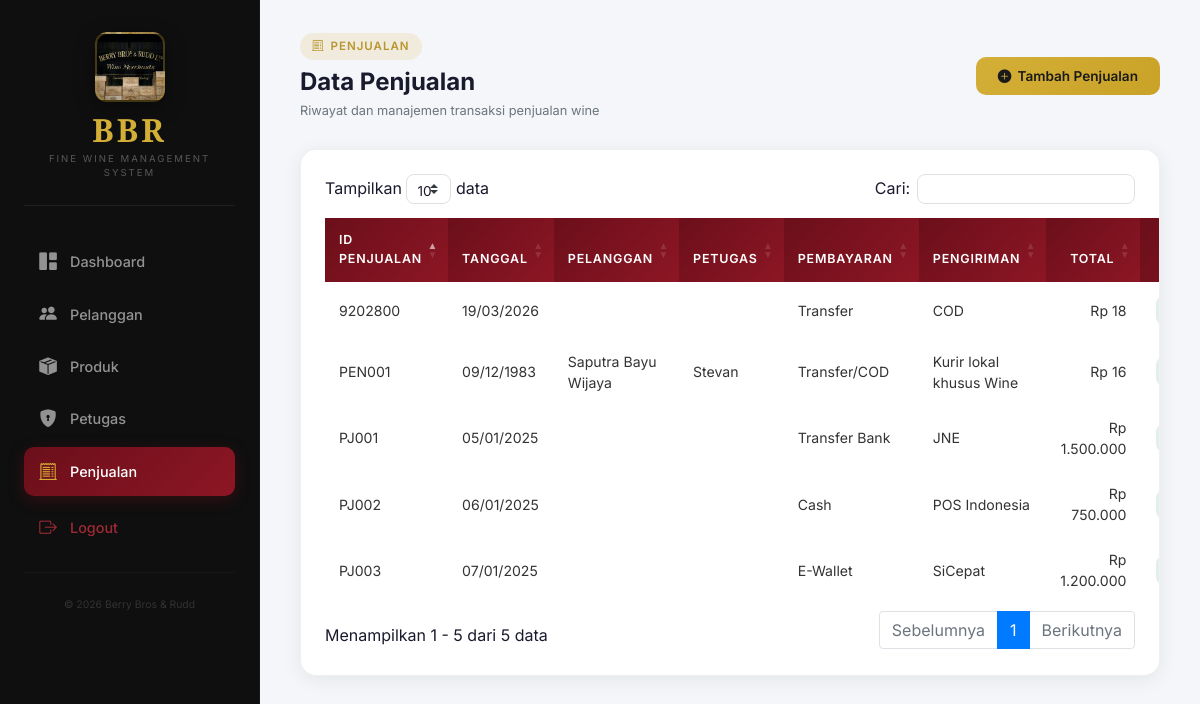
/penjualan/penjualan-lihat.php, run on the app's committed database.
### tables this page shows
CREATE TABLE `penjualan` (
  `Id_Penjualan` char(10) NOT NULL,
  `Id_Pelanggan` char(10) DEFAULT NULL,
  `Id_Petugas` char(10) DEFAULT NULL,
  `Metode_Pembayaran` varchar(30) DEFAULT NULL,
  `Metode_Pengiriman` varchar(30) DEFAULT NULL,
  `Total_Jumlah` decimal(10,2) DEFAULT NULL,
  `Tanggal_Pengiriman` date DEFAULT NULL
);

CREATE TABLE `pelanggan` (
  `Id_Pelanggan` char(11) NOT NULL,
  `No_Akun` varchar(50) DEFAULT NULL,
  `Nama_Pelanggan` varchar(255) NOT NULL,
  `Pengiriman_Alamat` text DEFAULT NULL,
  `ALAMAT` text DEFAULT NULL
);

CREATE TABLE `petugas` (
  `Id_Petugas` char(10) NOT NULL,
  `Nama` varchar(255) NOT NULL,
  `username` varchar(50) DEFAULT NULL,
  `password` varchar(40) DEFAULT NULL
);

### penjualan/penjualan-lihat.php (the view, shortened to what this page needs)
<!doctype html>
<html lang="id">
<head>
  <link rel="stylesheet" href="https://stackpath.bootstrapcdn.com/bootstrap/4.5.2/css/bootstrap.min.css">
  <link href="https://cdn.jsdelivr.net/npm/bootstrap-icons@1.10.5/font/bootstrap-icons.css" rel="stylesheet">
  <link rel="stylesheet" href="https://cdn.datatables.net/1.11.3/css/dataTables.bootstrap4.min.css">
  <link rel="stylesheet" href="../css/shared.css">
</head>
<body>
<div class="">
  <nav id="sidebar">
    <div class="sidebar-inner">
      <div class="sidebar-logo-wrap">
        <div class="sidebar-wine-img" style="background-image: url(../images/wine.jpg);"></div>
        <a href="../home.php" class="sidebar-brand">BBR</a>
        <div class="sidebar-tagline">Fine Wine Management System</div>
      </div>
      <ul class="sidebar-nav">
        <li><a href="../home.php" class="menu-link"><i class="bi bi-grid-1x2-fill"></i><span>Dashboard</span></a></li>
        <li><a href="../pelanggan/pelanggan-lihat.php" class="menu-link"><i class="bi bi-people-fill"></i><span>Pelanggan</span></a></li>
        <li><a href="../produk/produk-lihat.php" class="menu-link"><i class="bi bi-box-seam-fill"></i><span>Produk</span></a></li>
        <li><a href="../petugas/petugas-lihat.php" class="menu-link"><i class="bi bi-shield-lock-fill"></i><span>Petugas</span></a></li>
        <li class="active"><a href="#" class="menu-link"><i class="bi bi-receipt-cutoff"></i><span>Penjualan</span></a></li>
        <li><a href="../logout.php" class="menu-link logout"><i class="bi bi-box-arrow-right"></i><span>Logout</span></a></li>
      </ul>
      <div class="sidebar-footer">&copy; <?php echo date('Y'); ?> Berry Bros &amp; Rudd</div>
    </div>
  </nav>
  <div id="content">
    <div class="page-header">
      <div class="page-header-left">
        <div class="section-badge"><i class="bi bi-receipt-cutoff"></i> Penjualan</div>
        <h2 class="page-title">Data Penjualan</h2>
        <p class="page-subtitle">Riwayat dan manajemen transaksi penjualan wine</p>
      </div>
      <a href="penjualan-tambah.php" class="btn-add"><i class="bi bi-plus-circle-fill"></i> Tambah Penjualan</a>
    </div>
    <div class="table-card">
      <table id="example" class="table table-hover" style="width:100%;">
        <thead>
          <tr>
            <th>ID Penjualan</th><th>Tanggal</th><th>Pelanggan</th><th>Petugas</th>
            <th>Pembayaran</th><th>Pengiriman</th><th class="text-right">Total</th>
            <th class="text-center">Aksi</th><th class="text-center">Info</th>
          </tr>
        </thead>
        <tbody>
          <?php
          include '../koneksi.php';
          $query = mysqli_query($conn, "SELECT p.Id_Penjualan,p.Tanggal_Pengiriman,pl.Nama_Pelanggan,pt.Nama AS Nama_Petugas,p.Metode_Pembayaran,p.Metode_Pengiriman,p.Total_Jumlah FROM penjualan p LEFT JOIN pelanggan pl ON p.Id_Pelanggan=pl.Id_Pelanggan LEFT JOIN petugas pt ON p.Id_Petugas=pt.Id_Petugas ORDER BY p.Id_Penjualan DESC");
          while ($data = mysqli_fetch_array($query)) { ?>
          <tr>
            <td><?= $data['Id_Penjualan']; ?></td>
            <td><?= date('d/m/Y', strtotime($data['Tanggal_Pengiriman'])); ?></td>
            <td><?= $data['Nama_Pelanggan']; ?></td>
            <td><?= $data['Nama_Petugas']; ?></td>
            <td><?= $data['Metode_Pembayaran']; ?></td>
            <td><?= $data['Metode_Pengiriman']; ?></td>
            <td class="text-right">Rp <?= number_format($data['Total_Jumlah'],0,',','.'); ?></td>
            <td class="text-center" style="white-space:nowrap;">
              <a class="btn-action btn-edit" href="penjualan-ubah.php?Id_Penjualan=<?= $data['Id_Penjualan']; ?>"><i class="bi bi-pencil-fill"></i> Ubah</a>
            </td>
          </tr>
          <?php } ?>
        </tbody>
      </table>
    </div>
  </div>
</div>
</body>
</html>

### data on the page
penjualan: Id_Penjualan "PJ003", Tanggal_Pengiriman "07/01/2025", Metode_Pembayaran "E-Wallet", Metode_Pengiriman "SiCepat", Total_Jumlah "1.200.000"
penjualan: Id_Penjualan "PJ002", Tanggal_Pengiriman "06/01/2025", Metode_Pembayaran "Cash", Metode_Pengiriman "POS Indonesia", Total_Jumlah "750.000"
penjualan: Id_Penjualan "PJ001", Tanggal_Pengiriman "05/01/2025", Metode_Pembayaran "Transfer Bank", Metode_Pengiriman "JNE", Total_Jumlah "1.500.000"
penjualan: Id_Penjualan "PEN001", Tanggal_Pengiriman "09/12/1983", Id_Pelanggan.Nama_Pelanggan "Saputra Bayu Wijaya", Id_Petugas.Nama "Stevan", Metode_Pembayaran "Transfer/COD", Metode_Pengiriman "Kurir lokal khusus Wine", Total_Jumlah "16"
penjualan: Id_Penjualan "9202800", Tanggal_Pengiriman "19/03/2026", Metode_Pembayaran "Transfer", Metode_Pengiriman "COD", Total_Jumlah "18"
